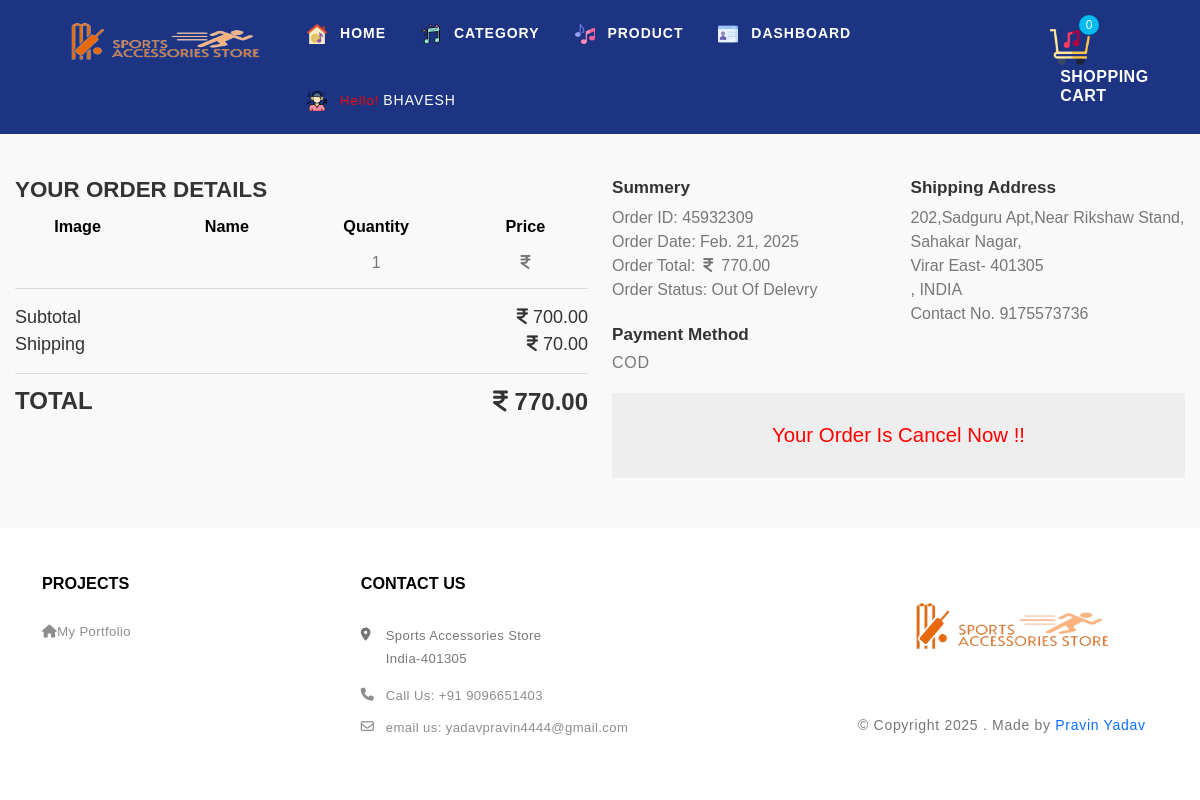
Screenshot of /user/order/5/0 (signed in) with the database file from the repository.
### User/models.py (models this page shows, shortened)
class Sub_bayModel(models.Model):
    order_id = models.ForeignKey(buyModel, on_delete=models.CASCADE)
    product_id = models.ForeignKey(productModel, on_delete=models.CASCADE, null=True)
    quantity = models.IntegerField(null=True)
    total = models.IntegerField(null=True)

class buyModel(models.Model):
    ORDER_STATUS_CHOICES = [
        ('pending', 'Pending'),
        ('shipped', 'Shipped'),
        ('out for delivery', 'Out for Delivery'),
        ('delivered', 'Delivered'),
    ]
    user_id = models.ForeignKey(A_User, on_delete=models.CASCADE, null=True)
    address_id = models.ForeignKey(addressModel, on_delete=models.CASCADE, null=True)
    payment_mode = models.CharField(max_length=50, null=True)
    order_date = models.DateField(blank=True, null=True)
    shipping_charge = models.IntegerField(null=True)
    total_quantity = models.IntegerField(null=True)
    total_amount = models.IntegerField(null=True)
    order_status = models.CharField(
        max_length=20,
        choices=ORDER_STATUS_CHOICES,
        default='pending',
        blank=True,
        null=True
    )
    transaction_id = models.CharField(max_length=30, blank=True, null=True)
    order_idd = models.IntegerField(null=True)

class addressModel(models.Model):
    phone_number = models.BigIntegerField(null=True)
    first_name = models.CharField(max_length=30, null=True)
    last_name = models.CharField(max_length=30, null=True)
    locality = models.TextField(null=True)
    user_id = models.ForeignKey(A_User, on_delete=models.CASCADE)
    street_address = models.TextField(null=True)
    state = models.ForeignKey(stateModel, on_delete=models.CASCADE, null=True, blank=True)
    city = models.CharField(max_length=30, null=True)
    country = models.CharField(max_length=30, null=True)
    pincode = models.IntegerField(null=True)

### User/views.py (the view)
# urls.py: path('order/<int:hid>/<int:sid>', myorder1),
def myorder1(request, hid, sid):
    if 'userid' in request.session:
        try:
            user2 = request.session.get('userid')
            count = cart_count(user2)
            user_obj2 = A_User.objects.get(id=user2)
            alldata = add_to_cart.objects.filter(user=user_obj2)
            total_price = cartdetail(alldata, user2)
            pro_list = Sub_bayModel.objects.filter(order_id=hid, order_id__user_id=user_obj2)
            order = buyModel.objects.get(id=hid, user_id=user_obj2)
            cart_product = [p for p in buyModel.objects.filter(id=hid, user_id=user_obj2)]
            order_date = date.today() + timedelta(days=4)
            ttotal_amount = []
            shipping_charge = 70
            for p in cart_product:
                total_amountt = p.total_amount
                ttotal_amount.append(total_amountt)
            subtotal = ttotal_amount[0] - shipping_charge
            data = {'cartt': alldata, 'total_price': total_price, 'cart_val': count, 'hid': hid, 'sid': sid,
                    'order_list': pro_list, 'order': order, 'subtotal': subtotal, 'order_date': order_date}
            return render(request, 'user/order-success.html', data)
        except:
            return redirect('/user/myorder/')
    else:
        messages.success(request, 'First You Need to Login')
        return redirect('/user/accounts/login/')

### User/views.py (called while the page is built)
def cart_count(user):
    user_obj2 = A_User.objects.get(id=user)
    alldata = add_to_cart.objects.filter(user=user_obj2)
    soo = alldata.count()
    return soo

def cartdetail(alldata, user2):
    if alldata.exists():
        cart_product = [p for p in add_to_cart.objects.all()
                        if p.user.id == user2]
        total_amount = []
        total_quantity = []
        if cart_product:
            for p in cart_product:
                temp_quantity = p.quantity
                total_quantity.append(temp_quantity)
                tempamount = (p.quantity * p.product_id.pro_price)
                total_amount.append(tempamount)
            summ = 0
            total_quan = 0
            for i in range(0, len(total_amount)):
                summ = summ + total_amount[i]
            for i in range(0, len(total_quantity)):
                total_quan = total_quan + total_quantity[i]
        shipping_charge = 70
        total_price = summ + shipping_charge
        return total_price, summ

### templates/user/order-success.html (shortened to what this page needs)
{% extends 'user/index.html' %}
{% load static %}
{% block content %}
<section class="section-big-py-space mt--5 b-g-light">
    <div class="custom-container">
        <div class="row">
            <div class="col-lg-6">
                <div class="product-order">
                    <h3>your order details</h3>
                    <div class="row mt-3" style="color: black; font-weight: bold; text-align: center;" >
                        <div class="col-3">
                            <h4>Image</h4>
                        </div>
                        <div class="col-3">
                            <h4>Name</h4>
                        </div>
                        <div class="col-3">
                            <h4>Quantity</h4>
                        </div>
                        <div class="col-3">
                            <h4>Price</h4>
                        </div>
                    </div>
                    {% for i in order_list %}
                        <div class="row product-order-detail text-center">
                            <div class="col-3">
                            </div>
                            <div class="col-3 oorder_detail">
                                    <h5>{{i.quantity}}</h5>
                            </div>
                            <div class="col-3 oorder_detail">
                                    <h5><i class="fa fa-inr" aria-hidden="true"></i> {{i.product_id.pro_price}}</h5>
                            </div>
                        </div>
                    {% endfor %}
                    <div class="total-sec">
                        <ul>
                            <li>subtotal <span><i class="fa fa-inr" aria-hidden="true"></i> {{subtotal}}.00</span></li>
                            <li>shipping <span><i class="fa fa-inr" aria-hidden="true"></i> {{order.shipping_charge}}.00</span></li>
                        </ul>
                    </div>
                    <div class="final-total">
                        <h3>total <span><i class="fa fa-inr" aria-hidden="true"></i> {{order.total_amount}}.00</span></h3></div>
                </div>
            </div>
            <div class="col-lg-6">
                <div class="row order-success-sec">
                    <div class="col-sm-6">
                        <h4>summery</h4>
                        <ul class="order-detail">
                            {% if order.payment_mode == 'COD' %}
                            <li>order ID: {{order.order_idd}}</li>
                            {% else %}
                                {% if sid == 1 %}
                                {% else %}
                                <li>Transaction ID:{{order.transaction_id}}</li>
                                {% endif %}
                            <li>order ID: {{order.order_idd}}</li>
                            {% endif %}
                            <li>Order Date: {{order.order_date}}</li>
                            <li>Order Total:
                                <span>
                                    <i class="fa fa-inr me-2 ms-2" aria-hidden="true"></i>
                                </span>
                                {{order.total_amount}}.00</li>
                            {% if i.order_status == 'pending' %}
                            {% else %}
                                <li>Order Status:
                                    {{order.order_status}}
                                </li>
                            {% endif %}
                        </ul>
                    </div>
                    <div class="col-sm-6">
                        <h4>shipping address</h4>
                        <ul class="order-detail">
                            <li>{{order.address_id.street_address}},</li>
                            <li>{{order.address_id.locality}},</li>
                            <li>{{order.address_id.city}}- {{order.address_id.pincode}}</li>
                            <li>{{order.address_id.state}}, {{order.address_id.country}}</li>
                            <li>Contact No. {{order.address_id.phone_number}}</li>
                        </ul>
                    </div>
                    <div class="col-sm-12 payment-mode">
                        <h4>payment method</h4>
                        <p>{{order.payment_mode}}</p>
                    </div>
                    {% if order.order_status == 'pending' %}
                        <div class="col-md-12">
                            <div class="delivery-sec">
                                <h3>expected date of delivery</h3>
                                <h2>{{order_date}}</h2>
                            </div>
                        </div>
                    {% else %}
                        <div class="col-md-12">
                            <div class="delivery-sec">
                                <h3 style="color: red !important;" >Your Order is Cancel Now !!
                                </h3>
                            </div>
                        </div>
                    {% endif %}
                </div>
            </div>
        </div>
    </div>
</section>
{% endblock %}

### templates/user/index.html (shortened to what this page needs)
{% load static %}
<!DOCTYPE html>
<html lang="en">
<head>
    <link rel="stylesheet" type="text/css" href="{% static 'user/folder/assets/css/slick.css' %}">
    <link rel="stylesheet" type="text/css" href="{% static 'user/folder/assets/css/slick-theme.css' %}">
    <link rel="stylesheet" type="text/css" href="{% static 'user/folder/assets/css/animate.css' %}">
    <link rel="stylesheet" type="text/css" href="{% static 'user/folder/assets/css/bootstrap.css' %}">
    <link rel="stylesheet" type="text/css" href="{% static 'user/folder/assets/css/color2.css' %}" >
</head>
<body style="background-color: #f5f6fb!important ;"  >
    <header id="stickyheader">
  <div class="category-header-2">
    <div class="custom-container">
      <div class="row">
        <div class="col-12">
          <div class="navbar-menu">
            <div class="nav-block">
              <div class="brand-logo logo-sm-center">
                <a href="/user/">
                  <img src="{% static 'user/folder/assets/images/avtar/logo-Sports.png' %}" class="img-fluid" style="height: 95px; width: 300px; " alt="logo">
                </a>
              </div>
            </div>
            <div class="menu-block">
              <nav id="main-nav">
                <ul id="main-menu" class="sm pixelstrap sm-horizontal">
                  <li class="mega">
                    <a class="dark-menu-item" href="/user/">
                        <img src="{% static 'user/folder/assets/images/home.png' %}" style="height: 20px; width:20px;" class="img-fluid me-2" alt="logo">
                        Home
                    </a>
                  </li>
                  <li class="mega" >
                    <a class="dark-menu-item" href="/user/category/">
                        <img src="{% static 'user/folder/assets/images/category.png' %}" style="height: 20px; width:20px;" class="img-fluid me-2" alt="logo">
                        Category
                    </a>
                  </li>
                  <li class="mega" >
                    <a class="dark-menu-item" href="/user/product/">
                        <img src="{% static 'user/folder/assets/images/product.png' %}" style="height: 20px; width:20px;" class="img-fluid me-2 mobile-backkk" alt="logo">
                        Product
                    </a>
                  </li>
                   {% if request.session.username %}
                  <li class="mega">
                    <a class="dark-menu-item" href="/user/dashboard/">
                        <img src="{% static 'user/folder/assets/images/dashboard-1.png' %}" style="height: 20px; width:20px;" class="img-fluid me-2 mobile-backkk" alt="logo">
                        Dashboard
                    </a>
                  </li>
                  <li class="mega">
                    <a class="dark-menu-item" style="font-weight: 400;" href="/user/dashboard/">
                        <img src="{% static 'user/folder/assets/images/profile.png' %}" style="height: 20px; width:20px;" class="img-fluid me-2" alt="logo">
                      <span class="me-1" style="font-size: 13px; text-transform: capitalize; color: red;" >hello!</span>{{request.session.username}}
                    </a>
                  </li>
                  {% endif %}
                </ul>
              </nav>
            </div>
            <div class="icon-block">
              <ul>
                <li class="item-count">
                  <a href="javascript:void(0)" onclick="openCart()" >
                    <div class="cart-block">
                      <div class="cart-icon" style="float: left;">
                          <img src="{% static 'user/folder/assets/images/cart-1.png' %}" style="height: 40px; width:40px;" class="img-fluid" alt="logo">
                      </div>
                      <div class="item-count-contain" id="cart_valuee" >
                        {{cart_val}}
                      </div>
                      <div class="cart-item">
                        <h5>shopping</h5>
                        <h5>cart</h5>
                      </div>
                    </div>
                  </a>
                </li>
              </ul>
            </div>
          </div>
        </div>
      </div>
    </div>
  </div>
</header>
  {% block content %}
  {% endblock %}
  <footer>
    <div class="footer1">
      <div class="container">
        <div class="row">
          <div class="col-12">
            <div class="footer-main">
              <div class="footer-box">
                <div class="footer-title">
                    <a href="https://pravinyadav-portfolio.netlify.app/">
                        <h5>Projects</h5>
                    </a>
                </div>
                <div class="footer-contant">
                  <ul>
                    <li><a target="_blank" href="https://pravinyadav-portfolio.netlify.app/"><i class="fa fa-home"></i>My Portfolio</a></li>
                  </ul>
                </div>
              </div>
              <div class="footer-box">
                <div class="footer-title">
                    <a href="https://pravinyadav-portfolio.netlify.app/">
                        <h5>contact us</h5>
                    </a>
                </div>
                <div class="footer-contant">
                  <ul class="contact-list">
                    <li><i class="fa fa-map-marker"></i>Sports Accessories Store <br> india-<span>401305</span></li>
                    <li>
                        <a href="tel:9157379996">
                            <i class="fa fa-phone"></i>call us: <span>+91 9096651403</span>
                        </a>
                    </li>
                    <li>
                        <a href="mailto:yadavpravin4444@gmail.com" style="text-transform: none !important;" >
                            <i class="fa fa-envelope-o"></i>email us: yadavpravin4444@gmail.com
                        </a>
                    </li>
                  </ul>
                </div>
              </div>
              <div class="footer-box">
                <div class="footer-contant">
                  <div class="footer-logo">
                    <a href="/user/">
                        <img src="{% static 'user/folder/assets/images/avtar/logo-Sports.png' %}" class="img-fluid  " alt="logo" style="height: 120px; width: 300px; " >
                    </a>
                  </div>
                  <p>
                      &copy; Copyright 2025
                    . Made by
                    <a rel="noreferrer" target="_blank" href="https://pravinyadav-portfolio.netlify.app/">Pravin Yadav</a>
                  </p>
                </div>
              </div>
            </div>
          </div>
        </div>
      </div>
    </div>
  </footer>
</body>
</html>

### templates/user/index.html (style rules this page uses)
.oorder_detail { align-self: center; }
.oorder_detail h5 { text-transform: capitalize; margin-bottom: 0; font-weight: 500; }

### rows the page displays
Sub_bayModel: quantity "1"
buyModel: shipping_charge "70", total_amount "770", order_idd "45932309", order_date "Feb. 21, 2025", order_status "Out Of Delevry", address_id.street_address "202,Sadguru Apt,near Rikshaw Stand", address_id.locality "Sahakar Nagar", address_id.city "Virar East", address_id.pincode "401305", address_id.country "INDIA", address_id.phone_number "9175573736", payment_mode "COD"

### other values shown
{{ request.session.username }} "BHAVESH"
{{ cart_val }} "0"
{{ subtotal }} "700"
